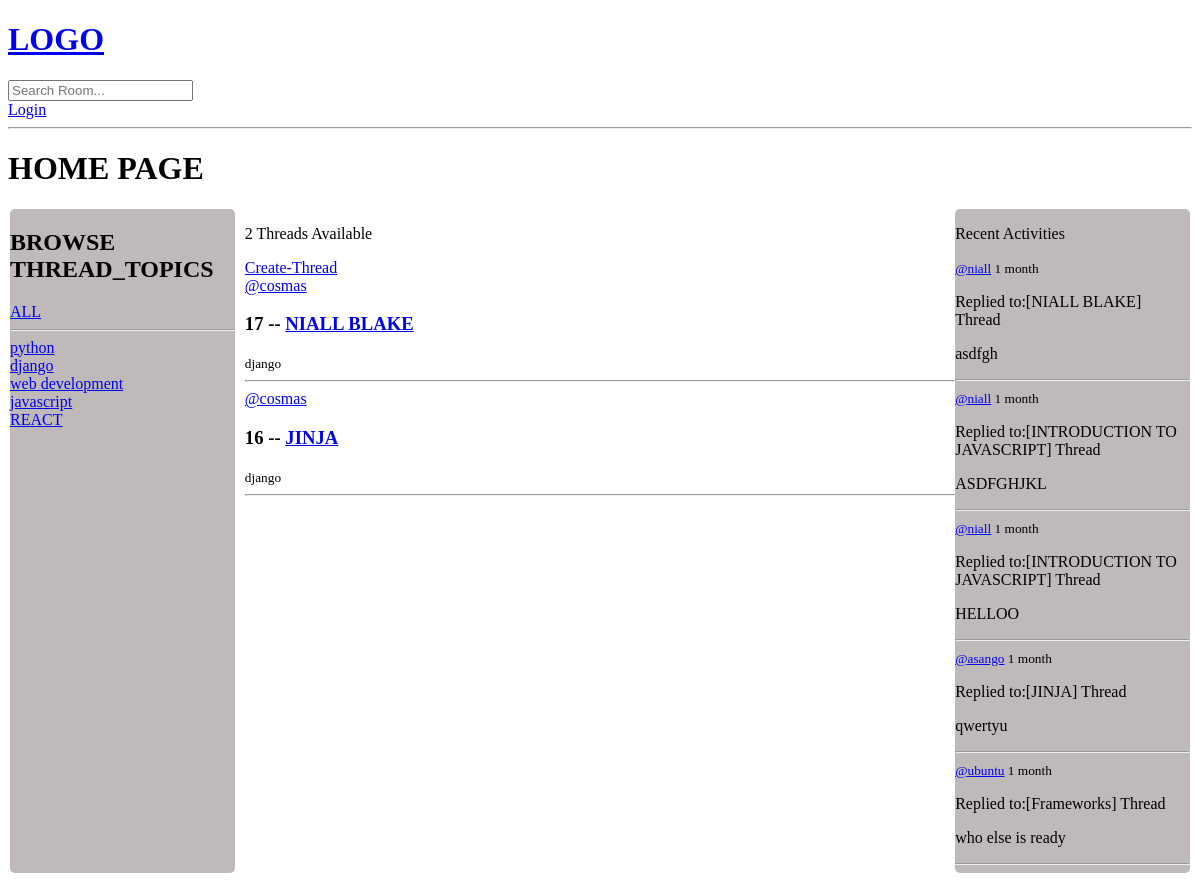
/?q=django, run on the app's committed database.
### webflow/models.py (models this page shows, shortened)
class Topic(models.Model):
    name = models.CharField(max_length=200) # the topic model has only one attribute 'name' (topic name).

class Room(models.Model):
    host = models.ForeignKey(User, on_delete=models.SET_NULL, null=True)
    topic = models.ForeignKey(Topic, on_delete=models.SET_NULL, null=True) #null=true allows this field to null in the db
    name = models.CharField(max_length=200)
    description = models.TextField(null=True, blank=True)
    participants = models.ManyToManyField(User, related_name='participants', blank=True)
    updated = models.DateTimeField(auto_now=True)
    created = models.DateTimeField(auto_now_add=True)
    class Meta:
        ordering = ['-updated', '-created'] #makes the last updated item to be first e.g last comments are always seem first above old ones
    def __str__(self):    #string representation of this room
        return self.name

class Message(models.Model):
    user = models.ForeignKey(User, on_delete=models.CASCADE)
    room = models.ForeignKey(Room, on_delete=models.CASCADE) #here we are just setting relationship#(Room is the parent name) this establishes the relationship in db and thats how we know is connected to what
    body = models.TextField()
    updated = models.DateTimeField(auto_now=True)
    created = models.DateTimeField(auto_now_add=True)
    def __str__(self):
        return self.body[0:50]   # [0:50]<== we only want th first 50 characters in our django admin

### webflow/views.py (the view)
# urls.py: 2. Add a URL to urlpatterns:  path('', views.home, name='home')
def home(request):
    q = request.GET.get('q') if request.GET.get('q') != None else  ''  #search by topic logic
    rooms = Room.objects.filter(
        Q(topic__name__contains=q) |    #  '|'==> means OR
        Q(name__icontains=q) |
        Q(description__icontains=q)
        )
    topics = Topic.objects.all()
    room_count = rooms.count()   # or in python we can use  room_count= rooms.len()
    room_messages = Message.objects.all().order_by('-created')
    context = {'rooms':rooms, 'topics': topics, 'room_count':room_count, 'room_messages': room_messages}  #   ==>   then we use the context variable to pass the list to the render method
    return render(request, 'webflow/home.html', context)

### webflow/templates/webflow/home.html (shortened to what this page needs)
{%extends 'main.html'%} {% block content %}
<h1>HOME PAGE</h1>
<div class="home-container">
    <div class="topics-section">
        <h2>BROWSE THREAD_TOPICS</h2>
        <div>
            <a href="{% url 'home' %}">ALL</a>
        </div>
        <hr> {% for topic in topics %}
        <div>
            <a href="{% url 'home' %}?q={{topic.name}}">{{topic.name}}</a>
        </div>
        {%endfor%}
    </div>
    <div class="available-room-section">
        <p>{{room_count}} Threads Available</p>
        <a href="{% url 'create-room' %}"> Create-Thread</a>
        <div>
            {% for room in rooms%}
            <div>
                <span> <a href="{% url 'user-profile' room.host.id %}">@{{room.host.username}}</a></span>
                <h3>{{room.id}} -- <a href="{% url 'room' room.id %}"> {{room.name}}</a></h3>
                <small>{{room.topic.name}}</small>
                <hr>
            </div>
            {%endfor%}
        </div>
    </div>
    <div class="activity">
        <p>Recent Activities</p>
        {% for message in room_messages %}
        <div>
            <small> <a href="{% url 'user-profile' message.user.id %}">  @{{message.user}}</a>  {{message.created |timesince}}</small>
            <p>Replied to:[{{message.room}}] Thread</p>
            <p>{{message}}</p>
            <hr>
        </div>
        {% endfor %}
    </div>
</div>
{% endblock content %}

### webflow/templates/webflow/home.html (style rules this page uses)
.home-container { display: grid; grid-template-columns: 1fr 3fr 1fr; }
.topics-section { margin-left: 2px; margin-right: 10px; background-color: rgb(192, 185, 185); border-radius: 5px; }
.activity { background-color: rgb(192, 185, 185); margin-right: 2px; border-radius: 5px; }

### data on the page
Topic: name "python"
Topic: name "django"
Topic: name "web development"
Topic: name "javascript"
Topic: name "REACT"
Room: host.username "cosmas", id "17", name "NIALL BLAKE", topic.name "django"
Room: host.username "cosmas", id "16", name "JINJA", topic.name "django"
Message: user "niall", created "1 month", room "NIALL BLAKE", body "asdfgh"
Message: user "niall", created "1 month", room "INTRODUCTION TO JAVASCRIPT", body "ASDFGHJKL"
Message: user "niall", created "1 month", room "INTRODUCTION TO JAVASCRIPT", body "HELLOO"
Message: user "asango", created "1 month", room "JINJA", body "qwertyu"
Message: user "ubuntu", created "1 month", room "Frameworks", body "who else is ready"

### other printed values
{{ room_count }} "2"
